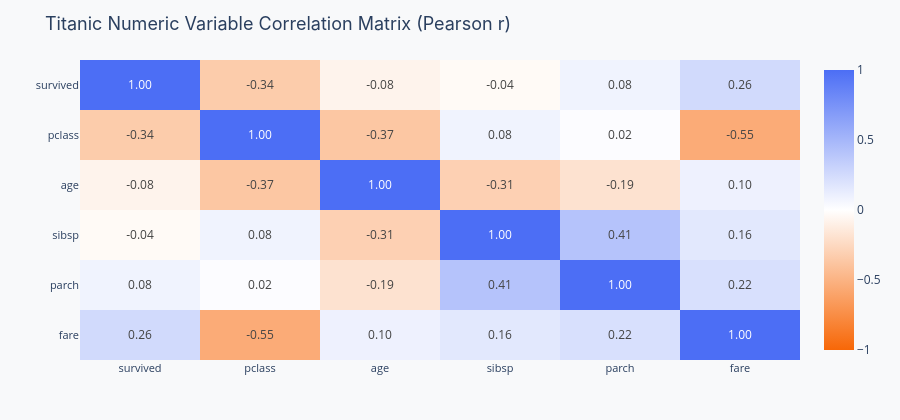

The cell this chart's notebook holds for it:
### Markdown cell above
---
## Real-world example: Titanic Dataset

The full correlation matrix below shows all pairwise relationships among the numeric Titanic columns.

Notice:
- **`pclass` and `survived`** have a moderate negative correlation (r ≈ -0.34). Higher class number (3rd) is associated with lower survival
- **`pclass` and `fare`** have a strong negative correlation (r ≈ -0.55). Lower class number (1st) paid more
- **`age` and `fare`** show a slight positive correlation (r ≈ 0.10), which is weak but consistent

> **Discussion question:** Age and fare are slightly positively correlated. What real-world mechanism might explain that? Think about who could afford first-class travel in 1912.

### Code cell
numeric_cols_hm = ["survived", "pclass", "age", "sibsp", "parch", "fare"]
corr_matrix = titanic[numeric_cols_hm].corr()

fig = go.Figure(
    data=go.Heatmap(
        z=corr_matrix.values,
        x=numeric_cols_hm,
        y=numeric_cols_hm,
        colorscale=[[0.0, "#F76707"], [0.5, "#FFFFFF"], [1.0, "#4C6EF5"]],
        zmid=0,
        text=[[f"{v:.2f}" for v in row] for row in corr_matrix.values],
        texttemplate="%{text}",
        textfont={"size": 12},
    ),
)

layout = base_layout(
    title="Titanic Numeric Variable Correlation Matrix (Pearson r)",
)
layout.update(height=420)
fig.update_layout(layout)
fig.update_layout(yaxis_autorange="reversed")
fig.show()

### Figure 1 — Plotly figure (JSON) as saved in the notebook; plotly's stock layout.template omitted (floating-point values rounded to 4 significant figures)
{"data": [{"colorscale": [[0, "#F76707"], [0.5, "#FFFFFF"], [1, "#4C6EF5"]], "text": [["1.00", "-0.34", "-0.08", "-0.04", "0.08", "0.26"], ["-0.34", "1.00", "-0.37", "0.08", "0.02", "-0.55"], ["-0.08", "-0.37", "1.00", "-0.31", "-0.19", "0.10"], ["-0.04", "0.08", "-0.31", "1.00", "0.41", "0.16"], ["0.08", "0.02", "-0.19", "0.41", "1.00", "0.22"], ["0.26", "-0.55", "0.10", "0.16", "0.22", "1.00"]], "textfont": {"size": 12}, "texttemplate": "%{text}", "type": "heatmap", "x": ["survived", "pclass", "age", "sibsp", "parch", "fare"], "y": ["survived", "pclass", "age", "sibsp", "parch", "fare"], "z": [[1.0, -0.3385, -0.07722, -0.03532, 0.08163, 0.2573], [-0.3385, 1.0, -0.3692, 0.08308, 0.01844, -0.5495], [-0.07722, -0.3692, 1.0, -0.3082, -0.1891, 0.09607], [-0.03532, 0.08308, -0.3082, 1.0, 0.4148, 0.1597], [0.08163, 0.01844, -0.1891, 0.4148, 1.0, 0.2162], [0.2573, -0.5495, 0.09607, 0.1597, 0.2162, 1.0]], "zmid": 0}], "layout": {"height": 420, "legend": {"font": {"size": 12}}, "margin": {"b": 60, "l": 60, "r": 30, "t": 60}, "paper_bgcolor": "#F8F9FA", "plot_bgcolor": "#FFFFFF", "title": {"font": {"family": "Inter, Arial, sans-serif", "size": 18}, "text": "Titanic Numeric Variable Correlation Matrix (Pearson r)"}, "xaxis": {"gridcolor": "#DEE2E6", "tickfont": {"size": 11}, "title": {"font": {"size": 13}, "text": ""}}, "yaxis": {"autorange": "reversed", "gridcolor": "#DEE2E6", "tickfont": {"size": 11}, "title": {"font": {"size": 13}, "text": ""}}}}
